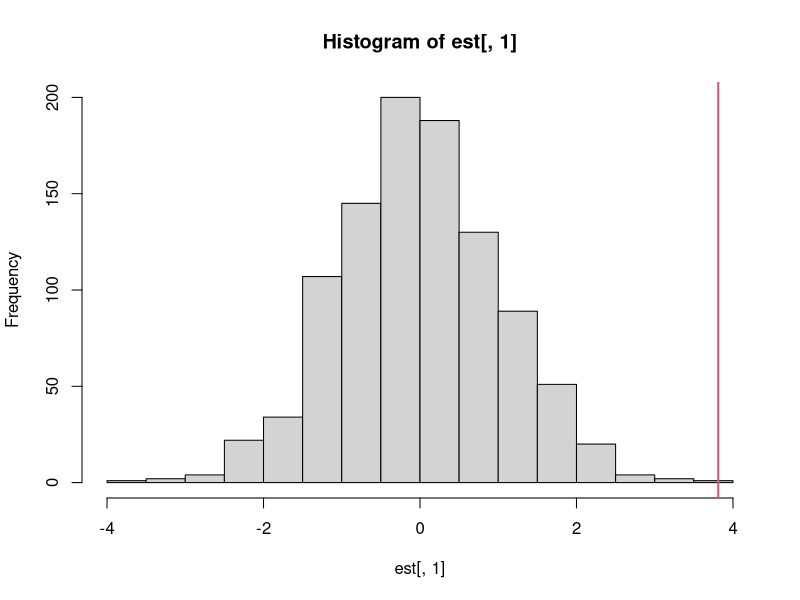
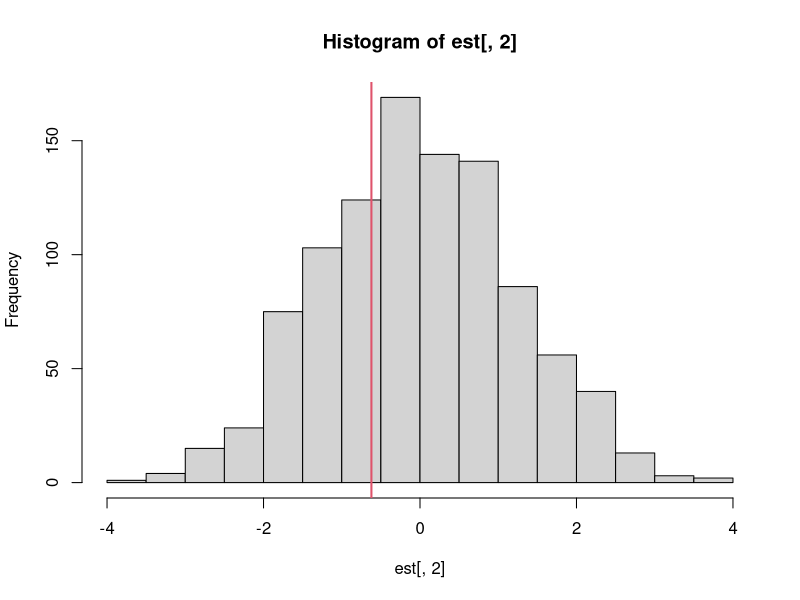
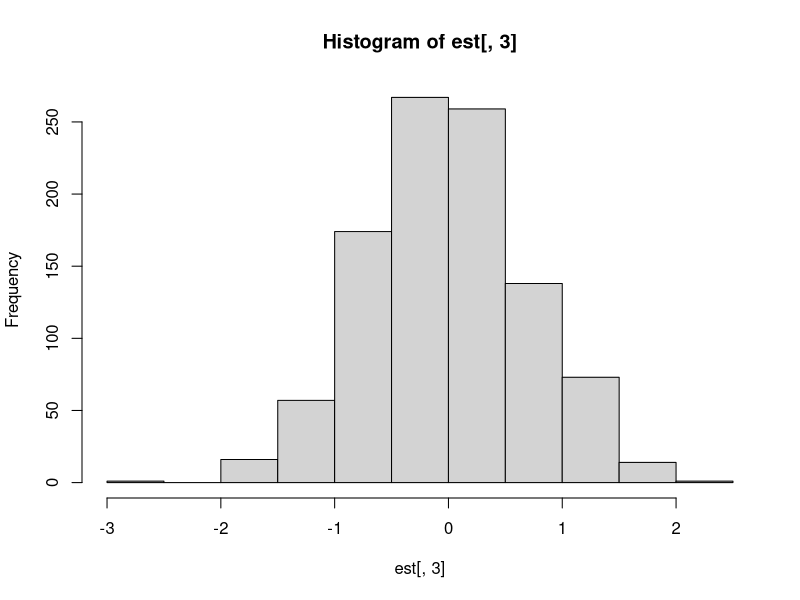

The R script that drew these images, in order:
# pruebas de aleatorizacion (permutaciones)

# simulemos datos
n <- 27

set.seed(12345)

x1 <- rnorm(n)
x2 <- rnorm(n)
x3 <- rnorm(n)
X  <- cbind(x1,x2,x3)

# les doy 'un poco' de correlacion
L <- matrix(c(1,-0.2,0.4,-0.2,1,0.7,0.4,0.7,1),3,3)
X <- cbind(1, X%*%chol(L))

# genero Y SIN efecto de x2 en la media
y <- X%*%c(-3,0.7,0,1.2)+ runif(n,-1,1)

# notese que los errores NO son normales

datos <- data.frame(y=y, x1=X[,2], x2=X[,3], x3=X[,4])
mod   <- lm(y~., data = datos)
summary(mod)

# aleatoricemos 'P' veces
P <- 1000

# funcionas auxiliares
h <- function(y, x, X){
  # Esta funcion auxiliar 'remueve' el efecto de las columnas
  # de X en x y en Y
  if (class(X) != 'matrix') X <- as.matrix(X)
  H <- X%*%solve(t(X)%*%X)%*%t(X)
  y1 <- y - y%*%H
  x1 <- x - x%*%H
  return(list(ye    = as.numeric(y1),
              equis = as.numeric(x1)))
}
estima <- function(h){
  # Esta funcion auxiliar estima el parametro de la pendiente
  # en una RLS que no incluye constante.
  # Usa como insumo el resultado de la funcion h()
  sum(h$ye*h$equis)/sum(h$equis^2)
}
desvio <- function(h){
  # Esta funcion auxiliar estima el desvio del estimador de la pendiente
  # en un modelo de RLS que no incluye la constante.
  # Usa como insumo el resultado de la funcion h()
  b <- sum(h$ye*h$equis)/sum(h$equis^2)
  r <- h$ye - b*h$equis
  n <- length(h$ye)
  sqrt((sum(r^2)/(n-1))/sum(h$equis^2))
}

est <- matrix(NA, P, 3)

for (i in 1:P){
  # se quita el efecto de las demas variables...
  h1 <- h(datos$y, datos$x1, cbind(1,datos[,c('x2','x3')]))
  h2 <- h(datos$y, datos$x2, cbind(1,datos[,c('x1','x3')]))
  h3 <- h(datos$y, datos$x3, cbind(1,datos[,c('x1','x2')]))
  
  # se lleva a cabo la permutacion aleatoria...
  h1$ye <- sample(h1$ye)
  h2$ye <- sample(h2$ye)
  h3$ye <- sample(h3$ye)
  
  # estima...
  b1 <- estima(h1)
  b2 <- estima(h2)
  b3 <- estima(h3)
  
  # se obtiene el desvio del estimador
  sb1 <- desvio(h1)
  sb2 <- desvio(h2)
  sb3 <- desvio(h3)
  
  # y se calcula el estadistico 't'
  t1 <- b1/sb1
  t2 <- b1/sb2
  t3 <- b1/sb3
  
  # los almacenamos
  est[i,] <- c(t1, t2, t3)
}

# p-valor x1
hist(est[,1])
t_1 <- coef(summary(mod))[2,3]
abline(v = t_1, col = 2, lwd = 2)
pv1 <- mean(est[,1]>abs(t_1)|est[,1]< -abs(t_1))

# p-valor x2
hist(est[,2])
t_2 <- coef(summary(mod))[3,3]
abline(v = t_2, col = 2, lwd = 2)
pv2 <- mean(est[,2]>abs(t_2)|est[,2]< -abs(t_2))


# p-valor x3
hist(est[,3])
t_3 <- coef(summary(mod))[4,3]
abline(v = t_3, col = 2, lwd = 2)
pv3 <- mean(est[,3]>abs(t_3)|est[,3]< -abs(t_3))

summary(mod)
c(pv1,pv2,pv3)


# Una funcion que haga todo el trabajo
randomize <- function(mod, P = 1000){
  # Esta funcion aproxima los p-valores de las pruebas de significacion
  # individual mediante 'P' permutaciones aleatorias 
  t_stat <- coef(summary(mod))[,3]
  k   <- length(t_stat)
  est <- matrix(NA, P, k)
  mm  <- mod$model
  Y   <- mm[,1]
  X   <- cbind(1,mm[,-1])
  
  for (i in 1:P){
    tes <- rep(NA, k)
    for (j in 1:k){
      # se quita el efecto de las demas variables
      h1 <- h(Y, X[,j], X[,-j])
      # se permuta
      h1$ye <- sample(h1$ye)
      # se estima el parametro
      b1 <- estima(h1)
      # se estima el desvio
      sb1 <- desvio(h1)
      # se almacena el estadistic 't'
      tes[j] <- b1/sb1 
    }
    est[i,] <- tes
  }
  # se calculan los p-values bilaterales
  t_stat <- matrix(rep(abs(t_stat), P),nrow = P, byrow = TRUE)
  pv <- apply(est > t_stat, 2, mean)
  pv <- pv + apply(est < -t_stat,2,mean)
  
  smod <- coef(summary(mod))
  smod <- cbind(smod, pv)
  colnames(smod)[5] <- 'Pr(>|t|)_rand'
  return(smod)
}

round(randomize(mod),4)

